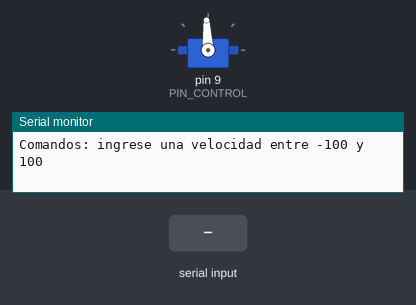
Simulated run of this sketch. Board: Arduino Uno, built with avr-gcc and run on an emulated ATmega328P. Shown: servo, the last lines printed to the serial monitor. The inputs (shaded band) are chosen by the test bench.

Above: at 1.2 s.
1.3 s: "90,45\n" received over Serial
At 2.1 s:
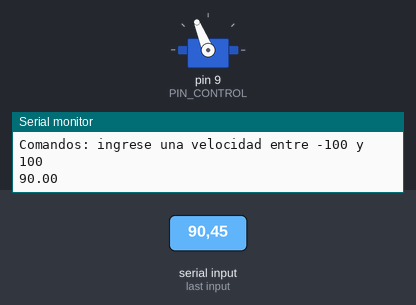
2.8 s: "0\n" received over Serial
At 3.1 s:
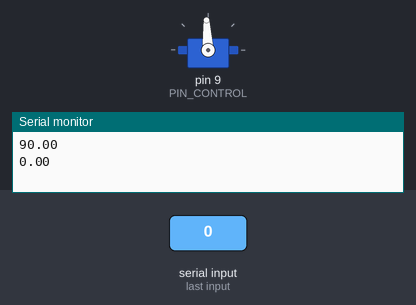
4.3 s: "90\n" received over Serial
At 5.4 s:
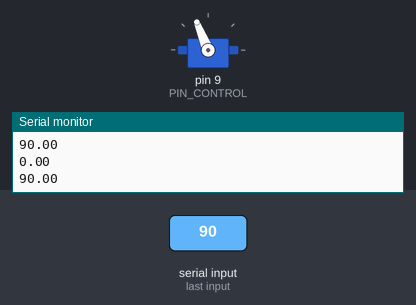
Timing chart, 0 to 7.3 s (numbered marks = the images above; inputs shaded):
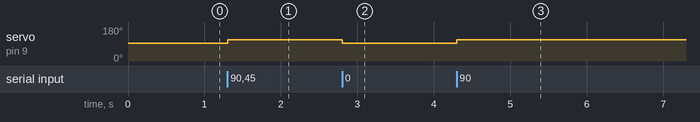

The sketch:

ejercicio-2.ino
```cpp
#include <Servo.h>  // Incluye la librería Servo para controlar servomotores

Servo miServo;          // Crea un objeto Servo llamado "miServo"
const int PIN_CONTROL = 9;  // Pin PWM al que está conectado el servo

// Variable para almacenar el valor del pulso que se enviará al servo
float PULSO;

// Variable para almacenar los comandos recibidos por Serial
String comando = " ";

void setup() {
  Serial.begin(9600);  // Inicializa la comunicación serial a 9600 baudios

  // Inicialización del servo
  miServo.attach(PIN_CONTROL);       // Conecta el objeto servo al pin definido
  miServo.writeMicroseconds(1500);   // Inicia el servo en posición "parado" (1500 µs = punto medio)

  // Mensaje inicial para indicar cómo enviar comandos
  Serial.println("Comandos: ingrese una velocidad entre -100 y 100");
}

void loop() {
  // Verifica si hay datos disponibles en el puerto serial
  if (Serial.available() > 0) {
    // Lee la línea completa recibida por Serial hasta un salto de línea
    comando = Serial.readStringUntil('\n');

    // Convierte el comando recibido a un valor numérico de tipo float
    float c = comando.toFloat();

    // Verifica si el valor está dentro del rango válido de -100 a 100
    if (c >= -100 && c <= 100) {

      if (c == 0){
        // Velocidad cero: servo parado
        PULSO = 1500;
      }
      else if(c < 0){
        // Velocidad negativa: movimiento en sentido horario
        // La fórmula ajusta el pulso desde el mínimo 1280 µs hasta 1500 µs
        PULSO = 1280 + (c + 100) * 1.73;
      }
      else if(c > 0)
      {
        // Velocidad positiva: movimiento en sentido antihorario
        // La fórmula ajusta el pulso desde 1720 µs hasta el máximo 1740 µs
        PULSO = 1720 + (c - 100) * 1.94;
      }

      Serial.println(c);  // Muestra en Serial la velocidad recibida

      miServo.writeMicroseconds(PULSO);  // Envía el pulso calculado al servo
    }
    // Si el valor está fuera del rango permitido
    else if(c < -100 || c > 100){
      Serial.println("Número fuera de rango.");
    }
    // Ignora saltos de línea
    else if (comando == "\n" || comando == "\r") {
        // Nada
    }
    // Cualquier otro comando no reconocido
    else {
      Serial.println("Error: Comando desconocido.");
    }
  }
}

// Función para parar el motor enviando el pulso neutro (1500 µs)
void pararMotor() {
  miServo.writeMicroseconds(1500);
}
```

Measured:
- after the input at 1.3 s, servo on pin 9 (PIN_CONTROL): 93° → 112° at once
- after the input at 2.8 s, servo on pin 9 (PIN_CONTROL): 112° → 93° at once
- after the input at 4.3 s, servo on pin 9 (PIN_CONTROL): 93° → 112° at once
